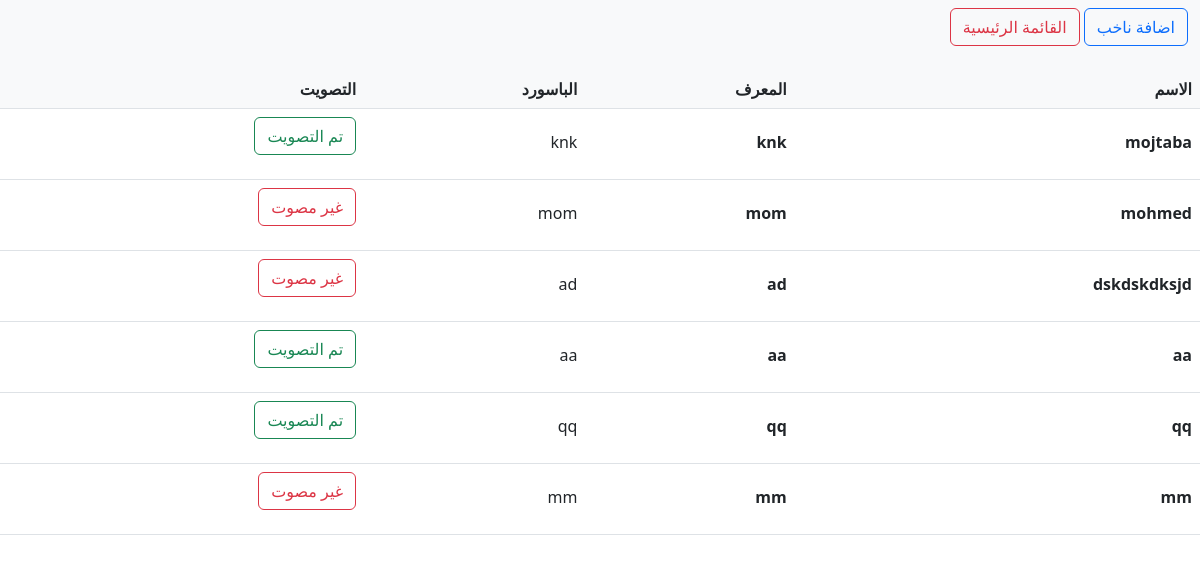
Screenshot of /admin/voting.php (signed in) with the database file from the repository.
### tables this page shows
CREATE TABLE `voters` (
  `id` int(255) NOT NULL,
  `name` varchar(255) NOT NULL,
  `username` varchar(255) NOT NULL,
  `password` varchar(255) NOT NULL,
  `status` varchar(255) NOT NULL
);

### admin/voting.php (the view, shortened to what this page needs)
<link href="https://cdn.jsdelivr.net/npm/bootstrap@5.2.3/dist/css/bootstrap.min.css" rel="stylesheet">
<div dir="rtl" style="text-align: right !important;">
    <nav class="navbar navbar-light bg-light">
    <div class="container-fluid">
        <form method='post'>
            <button class="btn btn-outline-primary" type="submit" name="add_vot">اضافة ناخب</button>
            <button class="btn btn-outline-danger" type="submit" name="admin_page">القائمة الرئيسية</button>
        </form>
    </div>
    </nav>
    <table class="table align-middle mb-0 bg-white">
  <thead class="bg-light">
    <tr>
      <th>الاسم</th>
      <th>المعرف</th>
      <th>الباسورد</th>
      <th>التصويت</th>
    </tr>
  </thead>
  <tbody>
    <?php
    require_once('../db/db_connection.php');
    $query = "SELECT * FROM voters";
    $result = mysqli_query($conn, $query);
    if ($result) {
        echo "<form method='post'>";
        while ($row = mysqli_fetch_assoc($result)) {
            $status = $row['status'];
            if($status == "voted"){
                $sta = "تم التصويت";
                $cla = "btn btn-outline-success";
            }else{
                $sta = "غير مصوت";
                $cla = "btn btn-outline-danger";
            }
            echo "<tr>
            <td>
              <div class='d-flex align-items-center'>
                <div class='ms-3'>
                    <p class='fw-bold mb-1'>".$row['name']."</p>
                </div>
              </div>
            </td>
            <td>
                <p class='fw-bold mb-1'>".$row['username']."</p>
            </td>
            <td>
                <p class='fw-normal mb-1'>".$row['password']."</p>
            </td>
            <td>
                <p class='$cla'>".$sta."</p>
            </td>
            </tr>";
        }
        echo "</form>";
    } else {
        echo "Error: " . mysqli_error($conn);
    }
    ?>
</div>

### rows the page displays
voters: name "mojtaba", username "knk", password "knk", status "تم التصويت"
voters: name "mohmed", username "mom", password "mom", status "غير مصوت"
voters: name "dskdskdksjd", username "ad", password "ad", status "غير مصوت"
voters: name "aa", username "aa", password "aa", status "تم التصويت"
voters: name "qq", username "qq", password "qq", status "تم التصويت"
voters: name "mm", username "mm", password "mm", status "غير مصوت"
